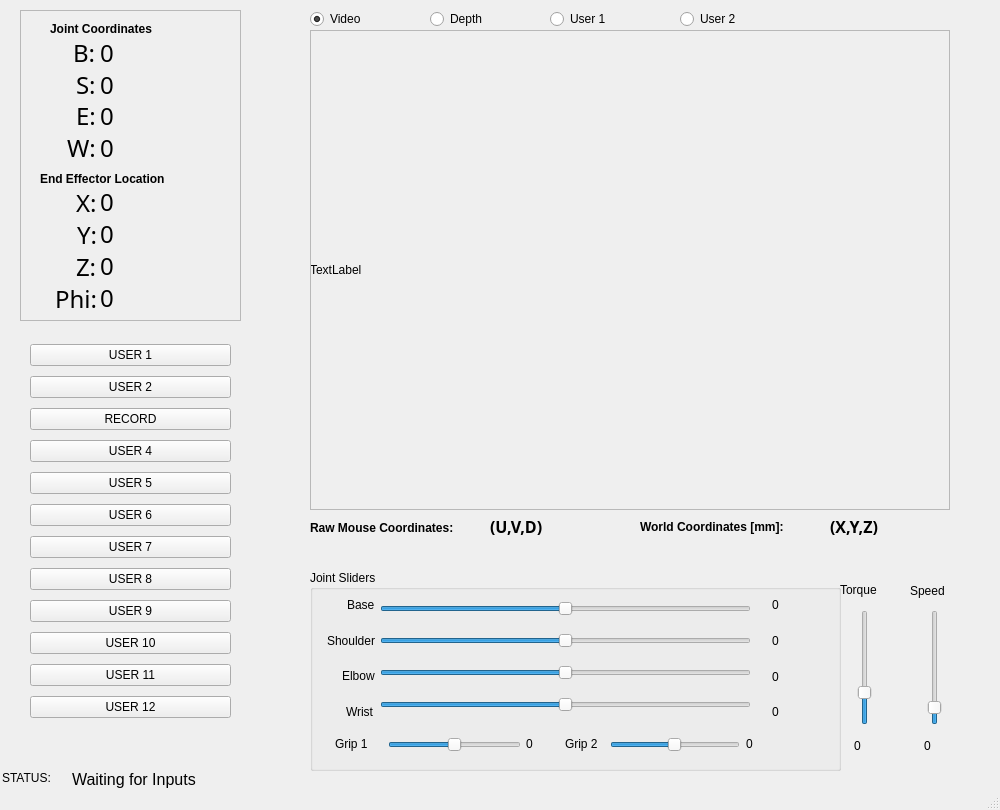
<?xml version="1.0" encoding="UTF-8"?>
<ui version="4.0">
 <class>MainWindow</class>
 <widget class="QMainWindow" name="MainWindow">
  <property name="geometry">
   <rect>
    <x>0</x>
    <y>0</y>
    <width>1000</width>
    <height>810</height>
   </rect>
  </property>
  <property name="windowTitle">
   <string>Rexarm GUI</string>
  </property>
  <widget class="QWidget" name="centralwidget">
   <widget class="QLabel" name="videoFrame">
    <property name="geometry">
     <rect>
      <x>310</x>
      <y>30</y>
      <width>640</width>
      <height>480</height>
     </rect>
    </property>
    <property name="text">
     <string>TextLabel</string>
    </property>
   </widget>
   <widget class="QGroupBox" name="SliderFrame">
    <property name="geometry">
     <rect>
      <x>310</x>
      <y>570</y>
      <width>531</width>
      <height>201</height>
     </rect>
    </property>
    <property name="title">
     <string>Joint Sliders</string>
    </property>
    <widget class="QWidget" name="layoutWidget">
     <property name="geometry">
      <rect>
       <x>0</x>
       <y>20</y>
       <width>65</width>
       <height>136</height>
      </rect>
     </property>
     <layout class="QVBoxLayout" name="verticalLayout">
      <item alignment="Qt::AlignRight">
       <widget class="QLabel" name="BLabelS">
        <property name="text">
         <string>Base</string>
        </property>
       </widget>
      </item>
      <item alignment="Qt::AlignRight">
       <widget class="QLabel" name="SLabelS">
        <property name="text">
         <string>Shoulder</string>
        </property>
       </widget>
      </item>
      <item alignment="Qt::AlignRight">
       <widget class="QLabel" name="ELabelS">
        <property name="text">
         <string>Elbow</string>
        </property>
       </widget>
      </item>
      <item alignment="Qt::AlignRight">
       <widget class="QLabel" name="WLabelS">
        <property name="text">
         <string>Wrist</string>
        </property>
       </widget>
      </item>
     </layout>
    </widget>
    <widget class="QWidget" name="layoutWidget">
     <property name="geometry">
      <rect>
       <x>70</x>
       <y>20</y>
       <width>371</width>
       <height>136</height>
      </rect>
     </property>
     <layout class="QVBoxLayout" name="verticalLayout_2">
      <item>
       <widget class="QSlider" name="sldrBase">
        <property name="minimum">
         <number>-179</number>
        </property>
        <property name="maximum">
         <number>180</number>
        </property>
        <property name="orientation">
         <enum>Qt::Horizontal</enum>
        </property>
       </widget>
      </item>
      <item>
       <widget class="QSlider" name="sldrShoulder">
        <property name="minimum">
         <number>-179</number>
        </property>
        <property name="maximum">
         <number>180</number>
        </property>
        <property name="orientation">
         <enum>Qt::Horizontal</enum>
        </property>
       </widget>
      </item>
      <item>
       <widget class="QSlider" name="sldrElbow">
        <property name="minimum">
         <number>-179</number>
        </property>
        <property name="maximum">
         <number>180</number>
        </property>
        <property name="orientation">
         <enum>Qt::Horizontal</enum>
        </property>
       </widget>
      </item>
      <item>
       <widget class="QSlider" name="sldrWrist">
        <property name="minimum">
         <number>-179</number>
        </property>
        <property name="maximum">
         <number>180</number>
        </property>
        <property name="orientation">
         <enum>Qt::Horizontal</enum>
        </property>
       </widget>
      </item>
     </layout>
    </widget>
    <widget class="QWidget" name="layoutWidget">
     <property name="geometry">
      <rect>
       <x>462</x>
       <y>20</y>
       <width>51</width>
       <height>137</height>
      </rect>
     </property>
     <layout class="QVBoxLayout" name="verticalLayout_6">
      <item>
       <widget class="QLabel" name="rdoutBase">
        <property name="text">
         <string>0</string>
        </property>
       </widget>
      </item>
      <item>
       <widget class="QLabel" name="rdoutShoulder">
        <property name="text">
         <string>0</string>
        </property>
       </widget>
      </item>
      <item>
       <widget class="QLabel" name="rdoutElbow">
        <property name="text">
         <string>0</string>
        </property>
       </widget>
      </item>
      <item>
       <widget class="QLabel" name="rdoutWrist">
        <property name="text">
         <string>0</string>
        </property>
       </widget>
      </item>
     </layout>
    </widget>
    <widget class="QSlider" name="sldrGrip1">
     <property name="geometry">
      <rect>
       <x>78</x>
       <y>160</y>
       <width>133</width>
       <height>29</height>
      </rect>
     </property>
     <property name="minimum">
      <number>-179</number>
     </property>
     <property name="maximum">
      <number>180</number>
     </property>
     <property name="orientation">
      <enum>Qt::Horizontal</enum>
     </property>
    </widget>
    <widget class="QSlider" name="sldrGrip2">
     <property name="geometry">
      <rect>
       <x>300</x>
       <y>160</y>
       <width>130</width>
       <height>29</height>
      </rect>
     </property>
     <property name="minimum">
      <number>-179</number>
     </property>
     <property name="maximum">
      <number>180</number>
     </property>
     <property name="orientation">
      <enum>Qt::Horizontal</enum>
     </property>
    </widget>
    <widget class="QLabel" name="G1LableS">
     <property name="geometry">
      <rect>
       <x>25</x>
       <y>165</y>
       <width>41</width>
       <height>17</height>
      </rect>
     </property>
     <property name="text">
      <string>Grip 1</string>
     </property>
    </widget>
    <widget class="QLabel" name="rdoutGrip1">
     <property name="geometry">
      <rect>
       <x>216</x>
       <y>160</y>
       <width>49</width>
       <height>28</height>
      </rect>
     </property>
     <property name="text">
      <string>0</string>
     </property>
    </widget>
    <widget class="QLabel" name="rdoutGrip2">
     <property name="geometry">
      <rect>
       <x>436</x>
       <y>160</y>
       <width>49</width>
       <height>28</height>
      </rect>
     </property>
     <property name="text">
      <string>0</string>
     </property>
    </widget>
   </widget>
   <widget class="QSlider" name="sldrMaxTorque">
    <property name="geometry">
     <rect>
      <x>850</x>
      <y>610</y>
      <width>30</width>
      <height>115</height>
     </rect>
    </property>
    <property name="maximum">
     <number>100</number>
    </property>
    <property name="value">
     <number>25</number>
    </property>
    <property name="orientation">
     <enum>Qt::Vertical</enum>
    </property>
   </widget>
   <widget class="QLabel" name="TqLabel">
    <property name="geometry">
     <rect>
      <x>840</x>
      <y>580</y>
      <width>52</width>
      <height>20</height>
     </rect>
    </property>
    <property name="text">
     <string>Torque</string>
    </property>
   </widget>
   <widget class="QSlider" name="sldrSpeed">
    <property name="geometry">
     <rect>
      <x>920</x>
      <y>610</y>
      <width>29</width>
      <height>115</height>
     </rect>
    </property>
    <property name="maximum">
     <number>100</number>
    </property>
    <property name="value">
     <number>10</number>
    </property>
    <property name="orientation">
     <enum>Qt::Vertical</enum>
    </property>
   </widget>
   <widget class="QLabel" name="SpLabel">
    <property name="geometry">
     <rect>
      <x>910</x>
      <y>580</y>
      <width>41</width>
      <height>21</height>
     </rect>
    </property>
    <property name="text">
     <string>Speed</string>
    </property>
   </widget>
   <widget class="QFrame" name="OutputFrame">
    <property name="geometry">
     <rect>
      <x>20</x>
      <y>10</y>
      <width>221</width>
      <height>311</height>
     </rect>
    </property>
    <property name="frameShape">
     <enum>QFrame::StyledPanel</enum>
    </property>
    <property name="frameShadow">
     <enum>QFrame::Raised</enum>
    </property>
    <widget class="QLabel" name="JointCoordLabel">
     <property name="geometry">
      <rect>
       <x>30</x>
       <y>10</y>
       <width>141</width>
       <height>17</height>
      </rect>
     </property>
     <property name="font">
      <font>
       <weight>75</weight>
       <bold>true</bold>
      </font>
     </property>
     <property name="text">
      <string>Joint Coordinates</string>
     </property>
    </widget>
    <widget class="QLabel" name="WorldCoordLabel">
     <property name="geometry">
      <rect>
       <x>20</x>
       <y>160</y>
       <width>161</width>
       <height>17</height>
      </rect>
     </property>
     <property name="font">
      <font>
       <weight>75</weight>
       <bold>true</bold>
      </font>
     </property>
     <property name="text">
      <string>End Effector Location</string>
     </property>
    </widget>
    <widget class="QWidget" name="layoutWidget_2">
     <property name="geometry">
      <rect>
       <x>80</x>
       <y>30</y>
       <width>131</width>
       <height>120</height>
      </rect>
     </property>
     <layout class="QVBoxLayout" name="verticalLayout_8">
      <item alignment="Qt::AlignLeft">
       <widget class="QLabel" name="rdoutBaseJC">
        <property name="font">
         <font>
          <family>Ubuntu Mono</family>
          <pointsize>18</pointsize>
         </font>
        </property>
        <property name="text">
         <string>0</string>
        </property>
       </widget>
      </item>
      <item alignment="Qt::AlignLeft">
       <widget class="QLabel" name="rdoutShoulderJC">
        <property name="font">
         <font>
          <family>Ubuntu Mono</family>
          <pointsize>18</pointsize>
         </font>
        </property>
        <property name="text">
         <string>0</string>
        </property>
       </widget>
      </item>
      <item alignment="Qt::AlignLeft">
       <widget class="QLabel" name="rdoutElbowJC">
        <property name="font">
         <font>
          <family>Ubuntu Mono</family>
          <pointsize>18</pointsize>
         </font>
        </property>
        <property name="text">
         <string>0</string>
        </property>
       </widget>
      </item>
      <item alignment="Qt::AlignLeft">
       <widget class="QLabel" name="rdoutWristJC">
        <property name="font">
         <font>
          <family>Ubuntu Mono</family>
          <pointsize>18</pointsize>
         </font>
        </property>
        <property name="text">
         <string>0</string>
        </property>
       </widget>
      </item>
     </layout>
    </widget>
    <widget class="QWidget" name="layoutWidget_3">
     <property name="geometry">
      <rect>
       <x>10</x>
       <y>30</y>
       <width>66</width>
       <height>120</height>
      </rect>
     </property>
     <layout class="QVBoxLayout" name="verticalLayout_9">
      <item alignment="Qt::AlignRight">
       <widget class="QLabel" name="BLabel">
        <property name="font">
         <font>
          <family>Ubuntu Mono</family>
          <pointsize>18</pointsize>
         </font>
        </property>
        <property name="text">
         <string>B:</string>
        </property>
       </widget>
      </item>
      <item alignment="Qt::AlignRight">
       <widget class="QLabel" name="SLabel">
        <property name="font">
         <font>
          <family>Ubuntu Mono</family>
          <pointsize>18</pointsize>
         </font>
        </property>
        <property name="text">
         <string>S:</string>
        </property>
       </widget>
      </item>
      <item alignment="Qt::AlignRight">
       <widget class="QLabel" name="ELabel">
        <property name="font">
         <font>
          <family>Ubuntu Mono</family>
          <pointsize>18</pointsize>
         </font>
        </property>
        <property name="text">
         <string>E:</string>
        </property>
       </widget>
      </item>
      <item alignment="Qt::AlignRight">
       <widget class="QLabel" name="WLabel">
        <property name="font">
         <font>
          <family>Ubuntu Mono</family>
          <pointsize>18</pointsize>
         </font>
        </property>
        <property name="text">
         <string>W:</string>
        </property>
       </widget>
      </item>
     </layout>
    </widget>
    <widget class="QWidget" name="layoutWidget_4">
     <property name="geometry">
      <rect>
       <x>80</x>
       <y>179</y>
       <width>131</width>
       <height>121</height>
      </rect>
     </property>
     <layout class="QVBoxLayout" name="verticalLayout_12">
      <item alignment="Qt::AlignLeft">
       <widget class="QLabel" name="rdoutX">
        <property name="font">
         <font>
          <family>Ubuntu Mono</family>
          <pointsize>18</pointsize>
         </font>
        </property>
        <property name="text">
         <string>0</string>
        </property>
       </widget>
      </item>
      <item alignment="Qt::AlignLeft">
       <widget class="QLabel" name="rdoutY">
        <property name="font">
         <font>
          <family>Ubuntu Mono</family>
          <pointsize>18</pointsize>
         </font>
        </property>
        <property name="text">
         <string>0</string>
        </property>
       </widget>
      </item>
      <item alignment="Qt::AlignLeft">
       <widget class="QLabel" name="rdoutZ">
        <property name="font">
         <font>
          <family>Ubuntu Mono</family>
          <pointsize>18</pointsize>
         </font>
        </property>
        <property name="text">
         <string>0</string>
        </property>
       </widget>
      </item>
      <item alignment="Qt::AlignLeft">
       <widget class="QLabel" name="rdoutT">
        <property name="font">
         <font>
          <family>Ubuntu Mono</family>
          <pointsize>18</pointsize>
         </font>
        </property>
        <property name="text">
         <string>0</string>
        </property>
       </widget>
      </item>
     </layout>
    </widget>
    <widget class="QWidget" name="layoutWidget_5">
     <property name="geometry">
      <rect>
       <x>11</x>
       <y>180</y>
       <width>66</width>
       <height>121</height>
      </rect>
     </property>
     <layout class="QVBoxLayout" name="verticalLayout_13">
      <item alignment="Qt::AlignRight">
       <widget class="QLabel" name="XLabel">
        <property name="font">
         <font>
          <family>Ubuntu Mono</family>
          <pointsize>18</pointsize>
         </font>
        </property>
        <property name="text">
         <string>X:</string>
        </property>
       </widget>
      </item>
      <item alignment="Qt::AlignRight">
       <widget class="QLabel" name="YLabel">
        <property name="font">
         <font>
          <family>Ubuntu Mono</family>
          <pointsize>18</pointsize>
         </font>
        </property>
        <property name="text">
         <string>Y:</string>
        </property>
       </widget>
      </item>
      <item alignment="Qt::AlignRight">
       <widget class="QLabel" name="ZLabel">
        <property name="font">
         <font>
          <family>Ubuntu Mono</family>
          <pointsize>18</pointsize>
         </font>
        </property>
        <property name="text">
         <string>Z:</string>
        </property>
       </widget>
      </item>
      <item alignment="Qt::AlignRight">
       <widget class="QLabel" name="TLabel">
        <property name="enabled">
         <bool>true</bool>
        </property>
        <property name="font">
         <font>
          <family>Ubuntu Mono</family>
          <pointsize>18</pointsize>
         </font>
        </property>
        <property name="text">
         <string>Phi:</string>
        </property>
       </widget>
      </item>
     </layout>
    </widget>
   </widget>
   <widget class="QLabel" name="rdoutTorq">
    <property name="geometry">
     <rect>
      <x>854</x>
      <y>732</y>
      <width>50</width>
      <height>28</height>
     </rect>
    </property>
    <property name="text">
     <string>0</string>
    </property>
   </widget>
   <widget class="QLabel" name="rdoutSpeed">
    <property name="geometry">
     <rect>
      <x>924</x>
      <y>732</y>
      <width>49</width>
      <height>28</height>
     </rect>
    </property>
    <property name="text">
     <string>0</string>
    </property>
   </widget>
   <widget class="QWidget" name="layoutWidget">
    <property name="geometry">
     <rect>
      <x>20</x>
      <y>330</y>
      <width>221</width>
      <height>410</height>
     </rect>
    </property>
    <layout class="QVBoxLayout" name="Group2">
     <property name="margin">
      <number>10</number>
     </property>
     <item>
      <widget class="QPushButton" name="btnUser1">
       <property name="text">
        <string>USER 1</string>
       </property>
      </widget>
     </item>
     <item>
      <widget class="QPushButton" name="btnUser2">
       <property name="text">
        <string>USER 2</string>
       </property>
      </widget>
     </item>
     <item>
      <widget class="QPushButton" name="btnUser3">
       <property name="text">
        <string>RECORD</string>
       </property>
      </widget>
     </item>
     <item>
      <widget class="QPushButton" name="btnUser4">
       <property name="text">
        <string>USER 4</string>
       </property>
      </widget>
     </item>
     <item>
      <widget class="QPushButton" name="btnUser5">
       <property name="text">
        <string>USER 5</string>
       </property>
      </widget>
     </item>
     <item>
      <widget class="QPushButton" name="btnUser6">
       <property name="text">
        <string>USER 6</string>
       </property>
      </widget>
     </item>
     <item>
      <widget class="QPushButton" name="btnUser7">
       <property name="text">
        <string>USER 7</string>
       </property>
      </widget>
     </item>
     <item>
      <widget class="QPushButton" name="btnUser8">
       <property name="text">
        <string>USER 8</string>
       </property>
      </widget>
     </item>
     <item>
      <widget class="QPushButton" name="btnUser9">
       <property name="text">
        <string>USER 9</string>
       </property>
      </widget>
     </item>
     <item>
      <widget class="QPushButton" name="btnUser10">
       <property name="text">
        <string>USER 10</string>
       </property>
       <property name="autoRepeatDelay">
        <number>300</number>
       </property>
      </widget>
     </item>
     <item>
      <widget class="QPushButton" name="btnUser11">
       <property name="text">
        <string>USER 11</string>
       </property>
       <property name="autoRepeatDelay">
        <number>300</number>
       </property>
      </widget>
     </item>
     <item>
      <widget class="QPushButton" name="btnUser12">
       <property name="text">
        <string>USER 12</string>
       </property>
       <property name="autoRepeatDelay">
        <number>300</number>
       </property>
      </widget>
     </item>
    </layout>
   </widget>
   <widget class="QFrame" name="VidFrame">
    <property name="geometry">
     <rect>
      <x>310</x>
      <y>30</y>
      <width>640</width>
      <height>480</height>
     </rect>
    </property>
    <property name="frameShape">
     <enum>QFrame::StyledPanel</enum>
    </property>
    <property name="frameShadow">
     <enum>QFrame::Raised</enum>
    </property>
   </widget>
   <widget class="QLabel" name="PixelCoordLabel">
    <property name="geometry">
     <rect>
      <x>310</x>
      <y>518</y>
      <width>181</width>
      <height>20</height>
     </rect>
    </property>
    <property name="font">
     <font>
      <weight>75</weight>
      <bold>true</bold>
     </font>
    </property>
    <property name="text">
     <string>Raw Mouse Coordinates:</string>
    </property>
   </widget>
   <widget class="QLabel" name="PixelCoordLabel_2">
    <property name="geometry">
     <rect>
      <x>640</x>
      <y>518</y>
      <width>181</width>
      <height>17</height>
     </rect>
    </property>
    <property name="font">
     <font>
      <weight>75</weight>
      <bold>true</bold>
     </font>
    </property>
    <property name="text">
     <string>World Coordinates [mm]:</string>
    </property>
   </widget>
   <widget class="QLabel" name="rdoutMousePixels">
    <property name="geometry">
     <rect>
      <x>490</x>
      <y>518</y>
      <width>131</width>
      <height>17</height>
     </rect>
    </property>
    <property name="font">
     <font>
      <family>Ubuntu Mono</family>
      <pointsize>12</pointsize>
      <weight>75</weight>
      <bold>true</bold>
     </font>
    </property>
    <property name="text">
     <string>(U,V,D)</string>
    </property>
    <property name="textFormat">
     <enum>Qt::AutoText</enum>
    </property>
   </widget>
   <widget class="QLabel" name="rdoutMouseWorld">
    <property name="geometry">
     <rect>
      <x>830</x>
      <y>518</y>
      <width>141</width>
      <height>17</height>
     </rect>
    </property>
    <property name="font">
     <font>
      <family>Ubuntu Mono</family>
      <pointsize>12</pointsize>
      <weight>75</weight>
      <bold>true</bold>
     </font>
    </property>
    <property name="text">
     <string>(X,Y,Z)</string>
    </property>
    <property name="textFormat">
     <enum>Qt::AutoText</enum>
    </property>
   </widget>
   <widget class="QGroupBox" name="groupBox">
    <property name="geometry">
     <rect>
      <x>2</x>
      <y>770</y>
      <width>971</width>
      <height>26</height>
     </rect>
    </property>
    <property name="title">
     <string>STATUS: </string>
    </property>
    <widget class="QLabel" name="rdoutStatus">
     <property name="geometry">
      <rect>
       <x>70</x>
       <y>0</y>
       <width>905</width>
       <height>18</height>
      </rect>
     </property>
     <property name="font">
      <font>
       <pointsize>12</pointsize>
      </font>
     </property>
     <property name="text">
      <string>Waiting for Inputs</string>
     </property>
     <property name="textFormat">
      <enum>Qt::AutoText</enum>
     </property>
    </widget>
   </widget>
   <widget class="QLabel" name="G2lableS">
    <property name="geometry">
     <rect>
      <x>565</x>
      <y>735</y>
      <width>41</width>
      <height>17</height>
     </rect>
    </property>
    <property name="text">
     <string>Grip 2</string>
    </property>
   </widget>
   <widget class="QRadioButton" name="radioVideo">
    <property name="geometry">
     <rect>
      <x>310</x>
      <y>8</y>
      <width>117</width>
      <height>22</height>
     </rect>
    </property>
    <property name="text">
     <string>Video</string>
    </property>
    <property name="checked">
     <bool>true</bool>
    </property>
    <property name="autoExclusive">
     <bool>true</bool>
    </property>
    <attribute name="buttonGroup">
     <string notr="true">radioGroup</string>
    </attribute>
   </widget>
   <widget class="QRadioButton" name="radioDepth">
    <property name="geometry">
     <rect>
      <x>430</x>
      <y>8</y>
      <width>117</width>
      <height>22</height>
     </rect>
    </property>
    <property name="text">
     <string>Depth</string>
    </property>
    <attribute name="buttonGroup">
     <string notr="true">radioGroup</string>
    </attribute>
   </widget>
   <widget class="QRadioButton" name="radioUsr1">
    <property name="geometry">
     <rect>
      <x>550</x>
      <y>8</y>
      <width>117</width>
      <height>22</height>
     </rect>
    </property>
    <property name="text">
     <string>User 1</string>
    </property>
    <attribute name="buttonGroup">
     <string notr="true">radioGroup</string>
    </attribute>
   </widget>
   <widget class="QRadioButton" name="radioUsr2">
    <property name="geometry">
     <rect>
      <x>680</x>
      <y>8</y>
      <width>117</width>
      <height>22</height>
     </rect>
    </property>
    <property name="text">
     <string>User 2</string>
    </property>
    <attribute name="buttonGroup">
     <string notr="true">radioGroup</string>
    </attribute>
   </widget>
   <zorder>videoFrame</zorder>
   <zorder>SliderFrame</zorder>
   <zorder>sldrMaxTorque</zorder>
   <zorder>TqLabel</zorder>
   <zorder>sldrSpeed</zorder>
   <zorder>SpLabel</zorder>
   <zorder>OutputFrame</zorder>
   <zorder>rdoutTorq</zorder>
   <zorder>rdoutSpeed</zorder>
   <zorder>layoutWidget</zorder>
   <zorder>VidFrame</zorder>
   <zorder>PixelCoordLabel</zorder>
   <zorder>PixelCoordLabel_2</zorder>
   <zorder>rdoutMousePixels</zorder>
   <zorder>rdoutMouseWorld</zorder>
   <zorder>G2lableS</zorder>
   <zorder>radioVideo</zorder>
   <zorder>radioDepth</zorder>
   <zorder>radioUsr1</zorder>
   <zorder>radioUsr2</zorder>
   <zorder>groupBox</zorder>
  </widget>
  <widget class="QStatusBar" name="statusbar"/>
 </widget>
 <resources/>
 <connections/>
 <buttongroups>
  <buttongroup name="radioGroup"/>
 </buttongroups>
</ui>
